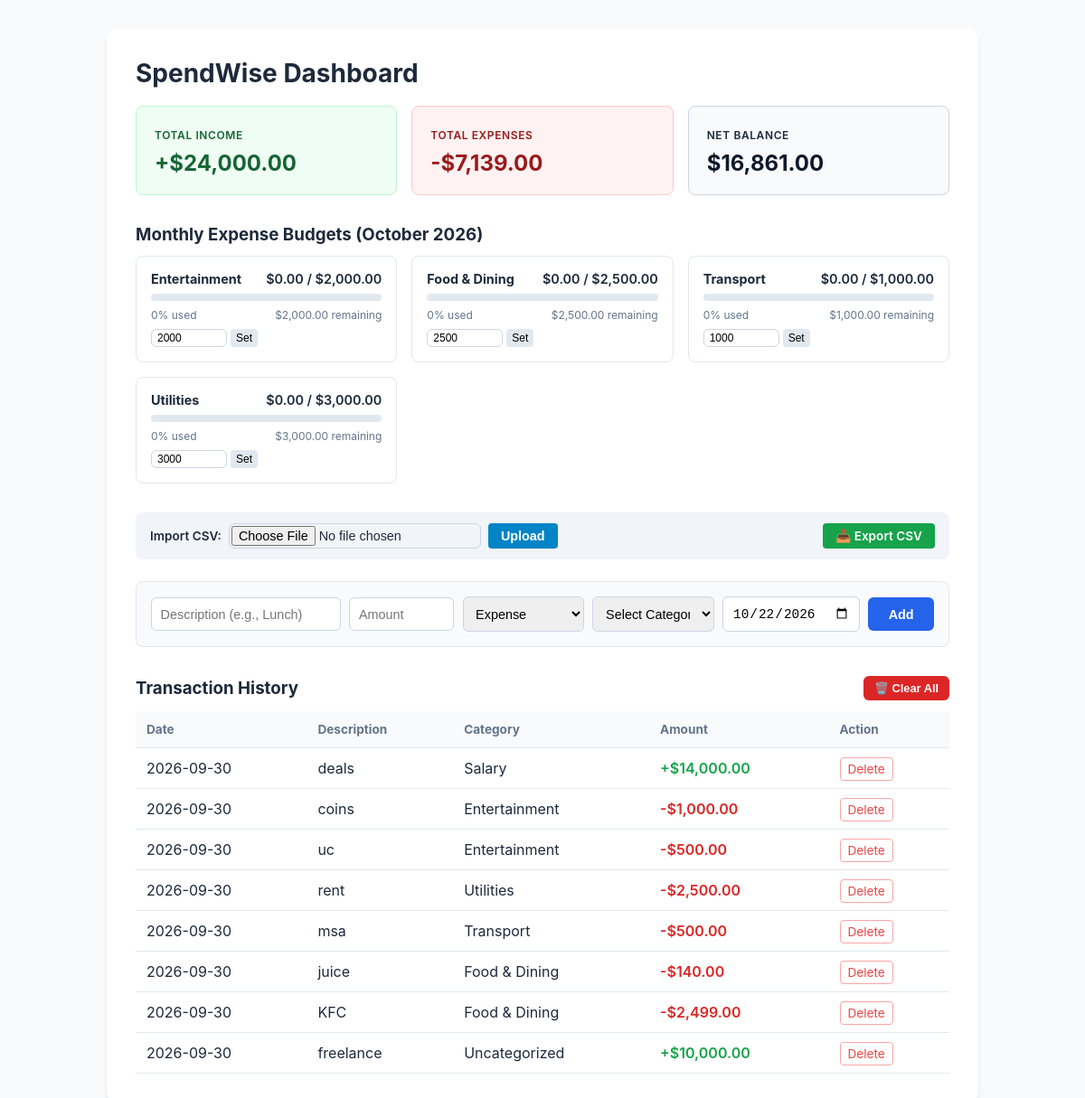
The page / on the database its author committed.
### tables this page shows
CREATE TABLE `categories` (
  `id` int(11) NOT NULL,
  `name` varchar(50) NOT NULL,
  `type` enum('income','expense') NOT NULL,
  `monthly_limit` decimal(10,2) DEFAULT 0.00
);

CREATE TABLE `transactions` (
  `id` int(11) NOT NULL,
  `title` varchar(100) NOT NULL,
  `amount` decimal(10,2) NOT NULL,
  `type` enum('income','expense') NOT NULL,
  `category_id` int(11) DEFAULT NULL,
  `transaction_date` date NOT NULL,
  `created_at` timestamp NOT NULL DEFAULT current_timestamp()
);

### index.php (the view, shortened to what this page needs)
<?php
require_once 'db.php';
$transactions = $pdo->query("
    SELECT t.*, c.name AS category_name
    FROM transactions t
    LEFT JOIN categories c ON t.category_id = c.id
    ORDER BY t.transaction_date DESC, t.id DESC
")->fetchAll();
$totals = $pdo->query("
    SELECT
        COALESCE(SUM(CASE WHEN type = 'income' THEN amount ELSE 0 END), 0) AS total_income,
        COALESCE(SUM(CASE WHEN type = 'expense' THEN amount ELSE 0 END), 0) AS total_expense
    FROM transactions
")->fetch();
$totalIncome = floatval($totals['total_income']);
$totalExpense = floatval($totals['total_expense']);
$netBalance = $totalIncome - $totalExpense;
$currentYear = date('Y');
$currentMonth = date('m');
$stmtBudget = $pdo->prepare("
    SELECT
        c.id,
        c.name,
        c.monthly_limit,
        COALESCE(SUM(t.amount), 0) AS current_spent
    FROM categories c
    LEFT JOIN transactions t ON c.id = t.category_id
        AND t.type = 'expense'
        AND YEAR(t.transaction_date) = ?
        AND MONTH(t.transaction_date) = ?
    WHERE c.type = 'expense'
    GROUP BY c.id, c.name, c.monthly_limit
    ORDER BY c.name ASC
");
$stmtBudget->execute([$currentYear, $currentMonth]);
$budgetStats = $stmtBudget->fetchAll();
?>
<!DOCTYPE html>
<html lang="en">
<head>
</head>
<body>
<div class="container">
    <h1>SpendWise Dashboard</h1>
    <div class="cards">
        <div class="card income">
            <small>Total Income</small>
            <h2>+$<?= number_format($totalIncome, 2) ?></h2>
        </div>
        <div class="card expense">
            <small>Total Expenses</small>
            <h2>-$<?= number_format($totalExpense, 2) ?></h2>
        </div>
        <div class="card balance">
            <small>Net Balance</small>
            <h2 style="color: <?= $netBalance >= 0 ? '#0f172a' : '#dc2626' ?>;">
                $<?= number_format($netBalance, 2) ?>
            </h2>
        </div>
    </div>
    <div class="budget-section">
        <h3 style="margin-bottom: 0.75rem;">Monthly Expense Budgets (<?= date('F Y') ?>)</h3>
        <div class="budget-grid">
            <?php foreach ($budgetStats as $b):
                $spent = floatval($b['current_spent']);
                $limit = floatval($b['monthly_limit']);
                $pct = $limit > 0 ? min(100, round(($spent / $limit) * 100)) : 0;
            ?>
                <div class="budget-card">
                    <div class="budget-header">
                        <strong><?= htmlspecialchars($b['name']) ?></strong>
                        <span style="font-weight: 600; color: <?= $spent > $limit && $limit > 0 ? '#dc2626' : '#1e293b' ?>;">
                            $<?= number_format($spent, 2) ?> / $<?= number_format($limit, 2) ?>
                        </span>
                    </div>
                    <div class="progress-bar-bg">
                    </div>
                    <div class="budget-footer">
                        <span><?= $pct ?>% used</span>
                        <span><?= ($limit - $spent >= 0) ? '$' . number_format($limit - $spent, 2) . ' remaining' : 'Over by $' . number_format(abs($limit - $spent), 2) ?></span>
                    </div>
                    <form method="POST" action="index.php" class="limit-form">
                        <input type="number" step="0.01" name="monthly_limit" placeholder="Limit" value="<?= $limit ?>">
                        <button type="submit">Set</button>
                    </form>
                </div>
            <?php endforeach; ?>
        </div>
    </div>
    <div class="action-bar">
        <form method="POST" action="index.php" enctype="multipart/form-data" class="import-box" style="margin: 0;">
            <span style="font-size: 0.85rem; font-weight: 600;">Import CSV:</span>
            <input type="file" name="csv_file" accept=".csv" required style="padding: 2px;">
            <button type="submit" class="btn-upload">Upload</button>
        </form>
        <a href="export.php" class="btn-export">📥 Export CSV</a>
    </div>
    <form method="POST" action="index.php" class="tx-form">
        <input type="text" name="title" placeholder="Description (e.g., Lunch)" required>
        <input type="number" step="0.01" name="amount" placeholder="Amount" required>
        <select name="type" id="txType" required>
            <option value="expense">Expense</option>
        </select>
        <select name="category_id" id="txCategory" required>
            <option value="">Select Category</option>
        </select>
        <input type="date" name="transaction_date" value="<?= date('Y-m-d') ?>" required>
        <button type="submit" class="btn-submit">Add</button>
    </form>
    <div style="display: flex; justify-content: space-between; align-items: center; margin-top: 1.5rem; margin-bottom: 0.75rem;">
    <h3 style="margin: 0;">Transaction History</h3>
    <?php if (!empty($transactions)): ?>
        <form method="POST" action="index.php" style="margin: 0; padding: 0; background: none; border: none;" onsubmit="return confirm('⚠️ Are you sure you want to delete ALL transactions? This cannot be undone.');">
            <button type="submit" style="background: #dc2626; color: #fff; border: none; padding: 6px 12px; border-radius: 6px; font-size: 0.8rem; font-weight: 600; cursor: pointer;">
                🗑️ Clear All
            </button>
        </form>
    <?php endif; ?>
</div>
    <table>
        <thead>
            <tr>
                <th>Date</th>
                <th>Description</th>
                <th>Category</th>
                <th>Amount</th>
                <th>Action</th>
            </tr>
        </thead>
        <tbody>
            <?php if (empty($transactions)): ?>
                <tr><td colspan="5" style="text-align: center; color: #94a3b8; padding: 2rem;">No transactions recorded yet.</td></tr>
            <?php else: ?>
                <?php foreach ($transactions as $t): ?>
                    <tr>
                        <td><?= htmlspecialchars($t['transaction_date']) ?></td>
                        <td><?= htmlspecialchars($t['title']) ?></td>
                        <td><?= htmlspecialchars($t['category_name'] ?? 'Uncategorized') ?></td>
                        <td class="<?= $t['type'] === 'income' ? 'amount-income' : 'amount-expense' ?>">
                            <?= $t['type'] === 'income' ? '+' : '-' ?>$<?= number_format($t['amount'], 2) ?>
                        </td>
                        <td>
                            <a href="index.php?delete=<?= $t['id'] ?>" class="btn-delete" onclick="return confirm('Delete this record?')">Delete</a>
                        </td>
                    </tr>
                <?php endforeach; ?>
            <?php endif; ?>
        </tbody>
    </table>
</div>
</body>
</html>

### index.php (style rules this page uses)
body { font-family: -apple-system, BlinkMacSystemFont, "Segoe UI", Roboto, sans-serif; background: #f8fafc; color: #1e293b; margin: 0; padding: 2rem; }
.container { max-width: 900px; margin: 0 auto; background: #fff; padding: 2rem; border-radius: 12px; box-shadow: 0 4px 6px -1px rgba(0,0,0,0.1); }
h1 { margin-top: 0; font-size: 1.75rem; }
.cards { display: grid; grid-template-columns: repeat(3, 1fr); gap: 1rem; margin-bottom: 2rem; }
.card { padding: 1.25rem; border-radius: 8px; border: 1px solid #e2e8f0; }
.card.income { background: #f0fdf4; border-color: #bbf7d0; color: #166534; }
.card.expense { background: #fef2f2; border-color: #fecaca; color: #991b1b; }
.card.balance { background: #f8fafc; border-color: #cbd5e1; }
.card small { font-weight: 600; text-transform: uppercase; font-size: 0.75rem; letter-spacing: 0.05em; }
.card h2 { margin: 0.5rem 0 0; font-size: 1.5rem; }
.action-bar { display: flex; justify-content: space-between; align-items: center; background: #f1f5f9; padding: 0.75rem 1rem; border-radius: 8px; margin-bottom: 1.5rem; flex-wrap: wrap; gap: 12px; }
.import-box { display: flex; align-items: center; gap: 8px; }
.btn-upload { background: #0284c7; color: #fff; border: none; padding: 6px 14px; border-radius: 4px; font-weight: 600; cursor: pointer; }
.btn-export { background: #16a34a; color: #fff; text-decoration: none; padding: 6px 14px; border-radius: 4px; font-size: 0.85rem; font-weight: 600; }
form.tx-form { display: flex; flex-wrap: wrap; gap: 0.6rem; margin-bottom: 2rem; background: #f8fafc; border: 1px solid #e2e8f0; padding: 1rem; border-radius: 8px; align-items: center; }
input, select, button { padding: 0.6rem; border: 1px solid #cbd5e1; border-radius: 6px; font-size: 0.9rem; }
.tx-form input[name="title"] { flex: 2; min-width: 150px; }
.tx-form input[name="amount"] { flex: 1; min-width: 90px; }
.tx-form select { flex: 1.2; min-width: 130px; }
.tx-form input[type="date"] { flex: 1.2; min-width: 130px; }
.btn-submit { background: #2563eb; color: #fff; border: none; cursor: pointer; font-weight: 600; padding: 0.65rem 1.4rem; border-radius: 6px; }
.budget-section { margin-bottom: 2rem; }
.budget-grid { display: grid; grid-template-columns: repeat(auto-fit, minmax(260px, 1fr)); gap: 1rem; }
.budget-card { border: 1px solid #e2e8f0; border-radius: 8px; padding: 1rem; background: #fff; }
.budget-header { display: flex; justify-content: space-between; align-items: baseline; margin-bottom: 0.5rem; font-size: 0.9rem; }
.progress-bar-bg { width: 100%; height: 8px; background: #e2e8f0; border-radius: 999px; overflow: hidden; margin-bottom: 0.5rem; }
.budget-footer { display: flex; justify-content: space-between; font-size: 0.75rem; color: #64748b; }
.limit-form { display: flex; gap: 4px; margin-top: 0.5rem; }
.limit-form input { padding: 2px 6px; font-size: 0.75rem; width: 70px; }
.limit-form button { padding: 2px 6px; font-size: 0.75rem; background: #e2e8f0; border: none; cursor: pointer; border-radius: 4px; }
table { width: 100%; border-collapse: collapse; text-align: left; }
th, td { padding: 0.75rem; border-bottom: 1px solid #e2e8f0; }
th { background: #f8fafc; font-size: 0.85rem; color: #64748b; }
.amount-income { color: #16a34a; font-weight: 600; }
.amount-expense { color: #dc2626; font-weight: 600; }
.btn-delete { color: #ef4444; text-decoration: none; font-size: 0.85rem; border: 1px solid #fca5a5; padding: 0.25rem 0.5rem; border-radius: 4px; }

### rows shown on the page
categories: name "Entertainment", spent "0.00", monthly_limit "2,000.00", pct "0", spent "2,000.00", monthly_limit "2000"
categories: name "Food & Dining", spent "0.00", monthly_limit "2,500.00", pct "0", spent "2,500.00", monthly_limit "2500"
categories: name "Transport", spent "0.00", monthly_limit "1,000.00", pct "0", spent "1,000.00", monthly_limit "1000"
categories: name "Utilities", spent "0.00", monthly_limit "3,000.00", pct "0", spent "3,000.00", monthly_limit "3000"
transactions: transaction_date "2026-09-30", title "deals", category.name "Salary", amount "14,000.00"
transactions: transaction_date "2026-09-30", title "coins", category.name "Entertainment", amount "1,000.00"
transactions: transaction_date "2026-09-30", title "uc", category.name "Entertainment", amount "500.00"
transactions: transaction_date "2026-09-30", title "rent", category.name "Utilities", amount "2,500.00"
transactions: transaction_date "2026-09-30", title "msa", category.name "Transport", amount "500.00"
transactions: transaction_date "2026-09-30", title "juice", category.name "Food & Dining", amount "140.00"
transactions: transaction_date "2026-09-30", title "KFC", category.name "Food & Dining", amount "2,499.00"
transactions: transaction_date "2026-09-30", title "freelance", category_name "Uncategorized", amount "10,000.00"

### other values the page prints
$totalIncome "24,000.00"
$totalExpense "7,139.00"
$netBalance "16,861.00"
